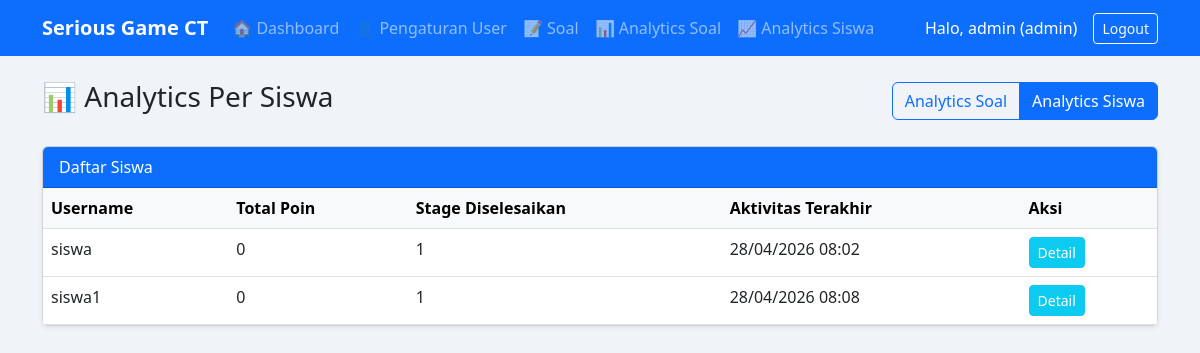
The page /admin/analytics/students (signed in) on the database as committed earlier.
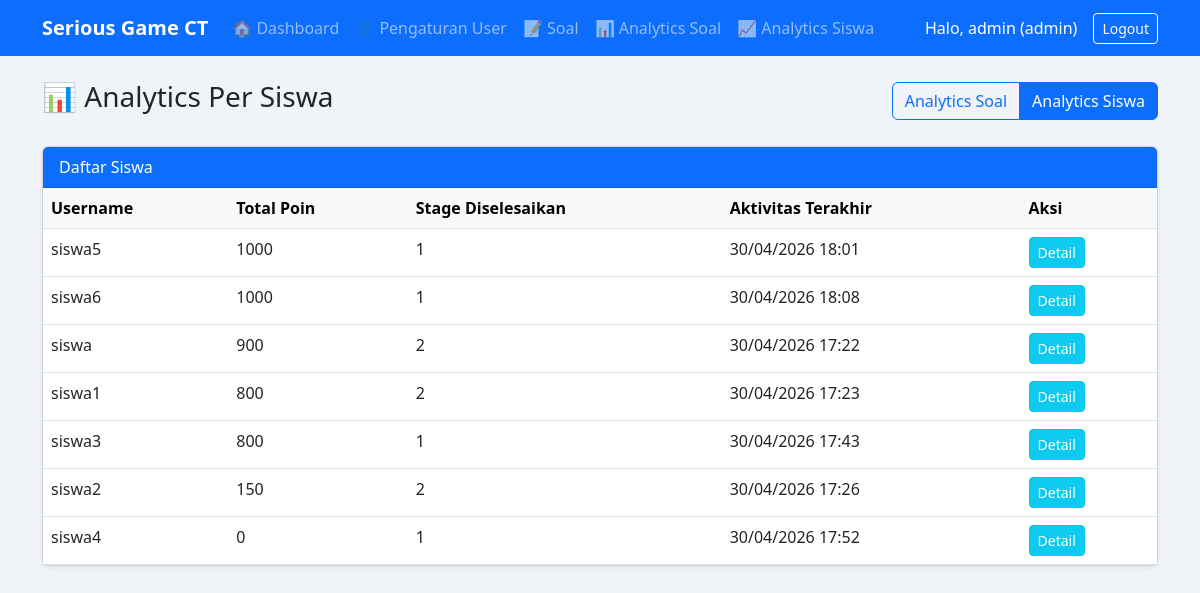
The same page on the database as committed later.
### app/models.py (models this page shows)
class User(db.Model, UserMixin):
    __tablename__ = 'users'
    id           = db.Column(db.Integer, primary_key=True)
    username     = db.Column(db.String(80), unique=True, nullable=False)
    password     = db.Column(db.String(200), nullable=False)
    role         = db.Column(db.Enum(RoleEnum), nullable=False, default=RoleEnum.siswa)
    total_points = db.Column(db.Integer, default=0)

class StageCompletion(db.Model):
    __tablename__ = 'stage_completions'
    id                  = db.Column(db.String(36), primary_key=True, default=_uuid)
    session_id          = db.Column(db.String(36), db.ForeignKey('game_sessions.id'), nullable=False)
    user_id             = db.Column(db.Integer, db.ForeignKey('users.id'), nullable=False)
    stage_id            = db.Column(db.Integer, db.ForeignKey('stages.id'), nullable=False)
    modul_id            = db.Column(db.Integer, db.ForeignKey('moduls.id'), nullable=False)
    mode                = db.Column(db.String(10), nullable=False)
    attempt_number      = db.Column(db.Integer, nullable=False)
    total_answered      = db.Column(db.Integer, nullable=False, default=0)
    correct_easy        = db.Column(db.Integer, nullable=False, default=0)
    correct_medium      = db.Column(db.Integer, nullable=False, default=0)
    correct_hard        = db.Column(db.Integer, nullable=False, default=0)
    wrong_count         = db.Column(db.Integer, nullable=False, default=0)
    accuracy            = db.Column(db.Float, nullable=False, default=0.0)
    mastery_percentage  = db.Column(db.Float, nullable=False, default=0.0)
    final_level_reached = db.Column(db.String(10), nullable=True)
    is_cleared          = db.Column(db.Boolean, nullable=False, default=False)
    nyawa_remaining     = db.Column(db.Integer, nullable=False, default=0)
    total_time_seconds  = db.Column(db.Float, nullable=False, default=0.0)
    score               = db.Column(db.Integer, nullable=False, default=0)
    progression_path    = db.Column(db.Text, default='[]')
    completed_at        = db.Column(db.DateTime, nullable=False, server_default=db.func.now())
    __table_args__ = (db.Index('ix_completion_user_stage_mode', 'user_id', 'stage_id', 'mode'),)
    user  = db.relationship('User',  foreign_keys=[user_id],  lazy=True)
    stage = db.relationship('Stage', foreign_keys=[stage_id], lazy=True)

### app/routes/admin.py (the view)
@admin_bp.route('/analytics/students')
@login_required
@role_required('admin', 'guru')
def student_analytics_index():
    from app.models import StageCompletion
    students = User.query.filter_by(role=RoleEnum.siswa).order_by(User.total_points.desc()).all()
    for s in students:
        s.completion_count = StageCompletion.query.filter_by(user_id=s.id).count()
        s.last_activity = StageCompletion.query.filter_by(user_id=s.id).order_by(StageCompletion.completed_at.desc()).first()
    return render_template('admin/student_analytics_index.html', students=students)

### app/models.py (called while the page is built)
@login_manager.user_loader
def load_user(user_id):
    return User.query.get(int(user_id))

### app/utils.py (called while the page is built)
def role_required(*roles):
    def decorator(f):
        @wraps(f)
        def decorated_function(*args, **kwargs):
            if not current_user.is_authenticated:
                if request.is_json:
                    return jsonify({'error': 'Unauthorized'}), 401
                abort(401)
            if current_user.role.value not in roles:
                if request.is_json:
                    return jsonify({'error': 'Forbidden'}), 403
                abort(403)
            return f(*args, **kwargs)
        return decorated_function
    return decorator

### templates/admin/student_analytics_index.html (shortened to what this page needs)
{% extends 'base.html' %}
{% block content %}
<div class="d-flex justify-content-between align-items-center mb-4">
    <h3>📊 Analytics Per Siswa</h3>
    <div class="btn-group">
        <a href="{{ url_for('guru.analytics') }}" class="btn btn-outline-primary">Analytics Soal</a>
        <a href="{{ url_for('admin.student_analytics_index') }}" class="btn btn-primary">Analytics Siswa</a>
    </div>
</div>
<div class="card shadow-sm">
    <div class="card-header bg-primary text-white">Daftar Siswa</div>
    <div class="card-body p-0">
        <table class="table table-hover mb-0">
            <thead class="table-light">
                <tr>
                    <th>Username</th>
                    <th>Total Poin</th>
                    <th>Stage Diselesaikan</th>
                    <th>Aktivitas Terakhir</th>
                    <th>Aksi</th>
                </tr>
            </thead>
            <tbody>
                {% for student in students %}
                <tr>
                    <td>{{ student.username }}</td>
                    <td>{{ student.total_points }}</td>
                    <td>{{ student.completion_count }}</td>
                    <td>
                        {% if student.last_activity %}
                        {{ student.last_activity.completed_at.strftime('%d/%m/%Y %H:%M') }}
                        {% else %}
                        <span class="text-muted">-</span>
                        {% endif %}
                    </td>
                    <td>
                        <a href="{{ url_for('admin.student_analytics_detail', user_id=student.id) }}" class="btn btn-info btn-sm text-white">Detail</a>
                    </td>
                </tr>
                {% else %}
                <tr><td colspan="5" class="text-center text-muted">Belum ada data siswa.</td></tr>
                {% endfor %}
            </tbody>
        </table>
    </div>
</div>
{% endblock %}

Rows that differ between the two databases and show on the page:
added User: username "siswa5", total_points "1000", completion_count "1", last_activity.completed_at "30/04/2026 18:01"
added User: username "siswa6", total_points "1000", completion_count "1", last_activity.completed_at "30/04/2026 18:08"
changed User "siswa": total_points "0" → "900"; completion_count "1" → "2"; last_activity.completed_at "28/04/2026 08:02" → "30/04/2026 17:22"
changed User "siswa1": total_points "0" → "800"; completion_count "1" → "2"; last_activity.completed_at "28/04/2026 08:08" → "30/04/2026 17:23"
added User: username "siswa3", total_points "800", completion_count "1", last_activity.completed_at "30/04/2026 17:43"
added User: username "siswa2", total_points "150", completion_count "2", last_activity.completed_at "30/04/2026 17:26"
added User: username "siswa4", total_points "0", completion_count "1", last_activity.completed_at "30/04/2026 17:52"
